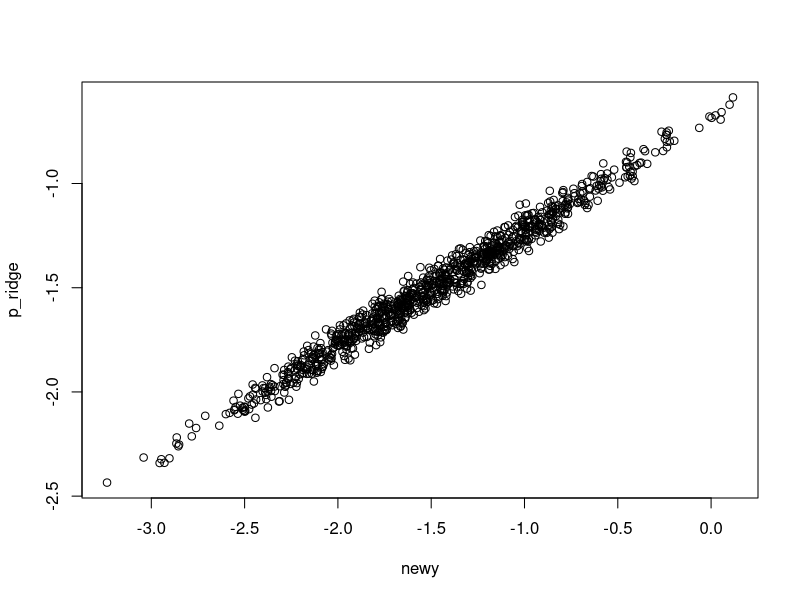
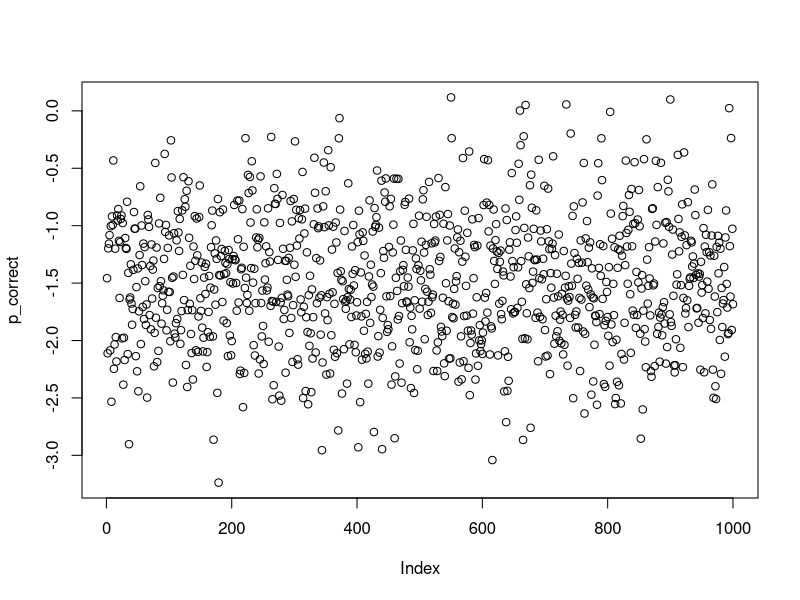

Write the R code that produced these figures, in order.
library(glmnet)

n <- 100
p <- 10

beta <- matrix(runif(p, -1,1), ncol = 1)

x <- matrix(runif(n*p), ncol = p)
y <- x %*% beta

y_train <- y + rnorm(n,sd = .5*sd(y))

# Simulate the asymptotic behavior of the randomized ensemble method
# using p = 10, S = 5, corresponding to a ridge regression with the
# penalty term lambda = .5
ridge <- glmnet(x, y_train, alpha = 0, lambda = c(.5))
ols <- lm(y_train ~., data = data.frame(x, y_train = y_train))


ols$coefficients
ridge$beta

p_ridge <- predict(ridge, newx = x)
p_ols <- unname(predict(ols, newx = x))

correc <- lm(y_train ~., data = data.frame(x = p_ridge,y_train = y_train))

p_correct <- unname(predict(correc, data.frame(x = p_ridge)))

newx <- matrix(runif(1000*p), ncol = p)
newy <- newx %*% beta

p_ridge <- predict(ridge, newx = newx)
p_correct <-

plot(newy, p_ridge)
plot(newy, p_correct)
